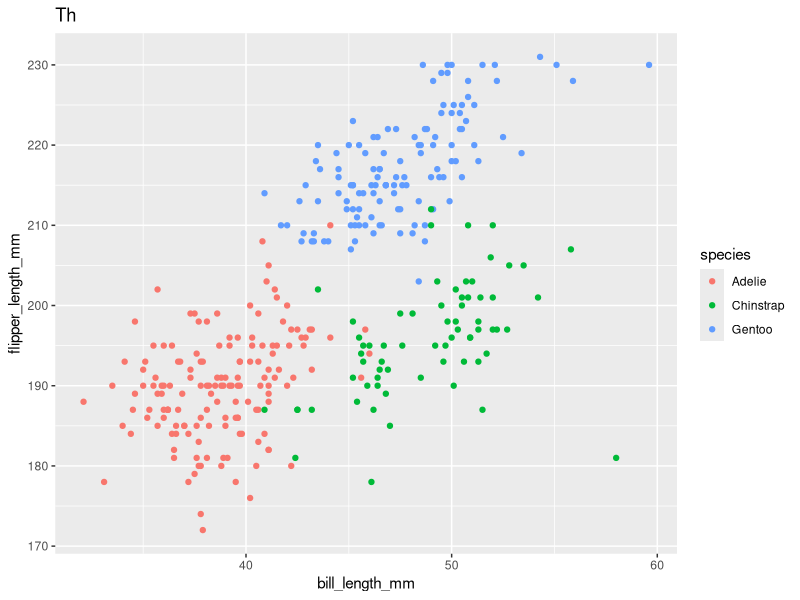

Write the R code that produced this figure.
## ---- chunk 1
library(tidyverse)
## ---- chunk 2
example_df = tibble(
  vec_df = rnorm(10),
  vec_logical = vec_df > 0,
  vec_char = c("a", "b", "c", "d", "e", "f", "g", "h", "i", "j"),
  vec_factor = factor(c("mid", "low", "high", "mid", "low", "mid", "low", "high", "high", "low"))
)
## ---- chunk 3
mean_vec_df = mean(pull(example_df, vec_df))
mean_vec_logical = mean(pull(example_df, vec_logical))
mean_vec_char = mean(pull(example_df, vec_char))
mean_vec_factor = mean(pull(example_df, vec_factor))
## ---- chunk 4
con_mean_vec_logical = mean(as.numeric(pull(example_df, vec_logical)))
con_mean_vec_char = mean(as.numeric(pull(example_df, vec_char)))
con_mean_vec_factor = mean(as.numeric(pull(example_df, vec_factor)))
## ---- chunk 5
data("penguins", package = "palmerpenguins")
## ---- chunk 6
library(ggplot2)
ggplot(data = penguins, aes(x = bill_length_mm, y = flipper_length_mm, color = species)) + 
  geom_point() + labs(title = "Th")
